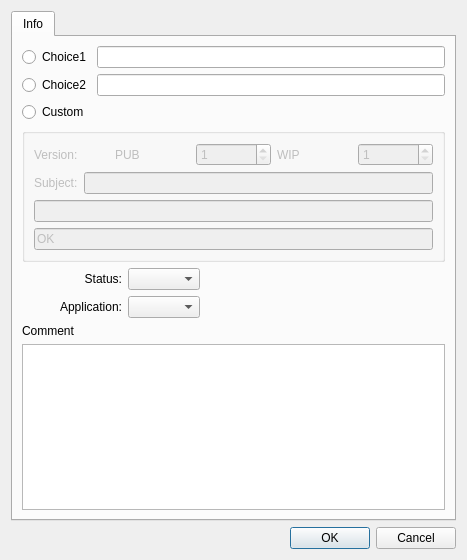
<?xml version="1.0" encoding="UTF-8"?>
<ui version="4.0">
 <class>Information</class>
 <widget class="QDialog" name="Information">
  <property name="geometry">
   <rect>
    <x>0</x>
    <y>0</y>
    <width>467</width>
    <height>560</height>
   </rect>
  </property>
  <property name="windowTitle">
   <string>Save Devel</string>
  </property>
  <layout class="QGridLayout" name="gridLayout_2">
   <item row="0" column="0">
    <widget class="QTabWidget" name="tabWidget">
     <property name="currentIndex">
      <number>0</number>
     </property>
     <widget class="QWidget" name="tab">
      <attribute name="title">
       <string>Info</string>
      </attribute>
      <layout class="QGridLayout" name="gridLayout">
       <item row="0" column="0">
        <layout class="QHBoxLayout" name="horizontalLayout_4">
         <item>
          <widget class="QRadioButton" name="Currently_radioButton">
           <property name="text">
            <string>Choice1</string>
           </property>
          </widget>
         </item>
         <item>
          <widget class="QLineEdit" name="Currently_lineEdit">
           <property name="readOnly">
            <bool>true</bool>
           </property>
          </widget>
         </item>
        </layout>
       </item>
       <item row="1" column="0">
        <layout class="QHBoxLayout" name="horizontalLayout_5">
         <item>
          <widget class="QRadioButton" name="Latest_radioButton">
           <property name="text">
            <string>Choice2</string>
           </property>
          </widget>
         </item>
         <item>
          <widget class="QLineEdit" name="Latest_lineEdit">
           <property name="readOnly">
            <bool>true</bool>
           </property>
          </widget>
         </item>
        </layout>
       </item>
       <item row="3" column="0">
        <widget class="QGroupBox" name="groupBox">
         <property name="enabled">
          <bool>false</bool>
         </property>
         <property name="title">
          <string/>
         </property>
         <layout class="QGridLayout" name="gridLayout_3">
          <item row="0" column="0">
           <layout class="QHBoxLayout" name="horizontalLayout">
            <item>
             <widget class="QLabel" name="label">
              <property name="text">
               <string>Version:</string>
              </property>
             </widget>
            </item>
            <item>
             <widget class="QLabel" name="label_2">
              <property name="text">
               <string>PUB</string>
              </property>
             </widget>
            </item>
            <item>
             <widget class="QSpinBox" name="Pub_spinBox">
              <property name="minimum">
               <number>1</number>
              </property>
             </widget>
            </item>
            <item>
             <widget class="QLabel" name="label_3">
              <property name="text">
               <string>WIP</string>
              </property>
             </widget>
            </item>
            <item>
             <widget class="QSpinBox" name="Wip_spinBox">
              <property name="minimum">
               <number>1</number>
              </property>
             </widget>
            </item>
           </layout>
          </item>
          <item row="1" column="0">
           <layout class="QHBoxLayout" name="horizontalLayout_3">
            <item>
             <widget class="QLabel" name="label_4">
              <property name="text">
               <string>Subject:</string>
              </property>
             </widget>
            </item>
            <item>
             <widget class="QLineEdit" name="Subject_lineEdit"/>
            </item>
           </layout>
          </item>
          <item row="3" column="0">
           <widget class="QLineEdit" name="Valid_lineEdit">
            <property name="text">
             <string>OK</string>
            </property>
            <property name="readOnly">
             <bool>true</bool>
            </property>
           </widget>
          </item>
          <item row="2" column="0">
           <widget class="QLineEdit" name="Custom_lineEdit">
            <property name="readOnly">
             <bool>true</bool>
            </property>
           </widget>
          </item>
         </layout>
        </widget>
       </item>
       <item row="4" column="0">
        <layout class="QHBoxLayout" name="horizontalLayout_2">
         <item>
          <widget class="QLabel" name="label_6">
           <property name="minimumSize">
            <size>
             <width>100</width>
             <height>0</height>
            </size>
           </property>
           <property name="text">
            <string>Status:</string>
           </property>
           <property name="alignment">
            <set>Qt::AlignRight|Qt::AlignTrailing|Qt::AlignVCenter</set>
           </property>
          </widget>
         </item>
         <item>
          <widget class="QComboBox" name="Status_comboBox"/>
         </item>
         <item>
          <spacer name="horizontalSpacer">
           <property name="orientation">
            <enum>Qt::Horizontal</enum>
           </property>
           <property name="sizeHint" stdset="0">
            <size>
             <width>40</width>
             <height>20</height>
            </size>
           </property>
          </spacer>
         </item>
        </layout>
       </item>
       <item row="5" column="0">
        <layout class="QHBoxLayout" name="horizontalLayout_7">
         <item>
          <widget class="QLabel" name="label_9">
           <property name="minimumSize">
            <size>
             <width>100</width>
             <height>0</height>
            </size>
           </property>
           <property name="text">
            <string>Application:</string>
           </property>
           <property name="alignment">
            <set>Qt::AlignRight|Qt::AlignTrailing|Qt::AlignVCenter</set>
           </property>
          </widget>
         </item>
         <item>
          <widget class="QComboBox" name="applicationComboBox"/>
         </item>
         <item>
          <spacer name="horizontalSpacer_5">
           <property name="orientation">
            <enum>Qt::Horizontal</enum>
           </property>
           <property name="sizeHint" stdset="0">
            <size>
             <width>40</width>
             <height>20</height>
            </size>
           </property>
          </spacer>
         </item>
        </layout>
       </item>
       <item row="6" column="0">
        <widget class="QLabel" name="label_7">
         <property name="text">
          <string>Comment</string>
         </property>
        </widget>
       </item>
       <item row="7" column="0">
        <widget class="QTextEdit" name="commentTextEdit"/>
       </item>
       <item row="2" column="0">
        <widget class="QRadioButton" name="Custom_radioButton">
         <property name="text">
          <string>Custom</string>
         </property>
        </widget>
       </item>
      </layout>
     </widget>
    </widget>
   </item>
   <item row="1" column="0">
    <widget class="QDialogButtonBox" name="buttonBox">
     <property name="orientation">
      <enum>Qt::Horizontal</enum>
     </property>
     <property name="standardButtons">
      <set>QDialogButtonBox::Cancel|QDialogButtonBox::Ok</set>
     </property>
    </widget>
   </item>
  </layout>
 </widget>
 <resources/>
 <connections>
  <connection>
   <sender>buttonBox</sender>
   <signal>accepted()</signal>
   <receiver>Information</receiver>
   <slot>accept()</slot>
   <hints>
    <hint type="sourcelabel">
     <x>248</x>
     <y>254</y>
    </hint>
    <hint type="destinationlabel">
     <x>157</x>
     <y>274</y>
    </hint>
   </hints>
  </connection>
  <connection>
   <sender>buttonBox</sender>
   <signal>rejected()</signal>
   <receiver>Information</receiver>
   <slot>reject()</slot>
   <hints>
    <hint type="sourcelabel">
     <x>316</x>
     <y>260</y>
    </hint>
    <hint type="destinationlabel">
     <x>286</x>
     <y>274</y>
    </hint>
   </hints>
  </connection>
 </connections>
</ui>
